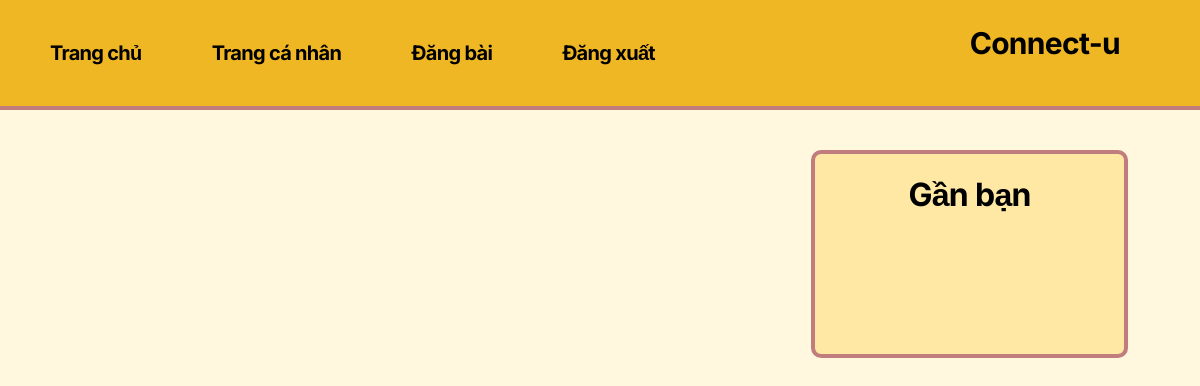
The page / (signed in) on the database as committed earlier.
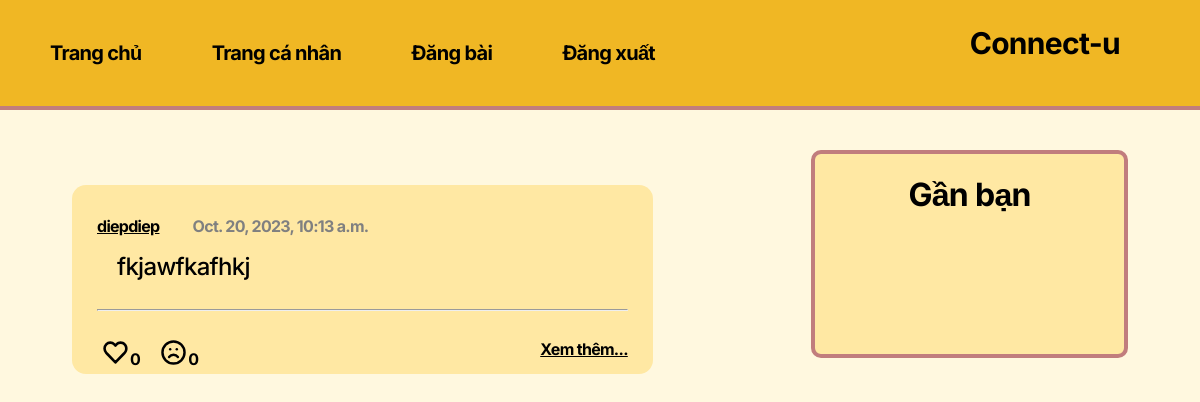
The same page on the database as committed later.
### base/models.py (models this page shows)
class Post(models.Model):
    body = models.TextField()
    img = models.ImageField(null=True, blank=True, upload_to='images/')
    created_on = models.DateTimeField(default=timezone.now)
    author = models.ForeignKey(User, on_delete = models.CASCADE)
    likes = models.ManyToManyField(User, blank = True, related_name = 'likes')
    dislikes = models.ManyToManyField(User, blank = True, related_name = 'dislikes')

### base/views.py (the view)
# urls.py: path('', views.home, name='home'),
@login_required(login_url='login')
def home(request):
    posts = Post.objects.all().order_by('-created_on')
    user = User.objects.all().order_by('?')[:3]
    page = 'not-edit'
    context = {
        'post_list': posts,
        'page': page,
        'user_info': user,
    }
    return render(request, 'base/home.html', context)

### base/templates/base/home.html (shortened to what this page needs)
{% extends 'main.html' %}
{% block content %}
<div class="container">
    <div class="leftColumn">
        <div style="padding-top: 30px">
            {% include 'base/postcard.html'%}
        </div>
    </diV>
    <div class="rightColumn">
        <div class="box_container">
            <h1 style="padding-bottom: 20px;"> Gần bạn </h1>
        </div>
    </div>
</div>
{% endblock content %}

### base/templates/base/postcard.html (shortened to what this page needs)
{% for post in post_list %}
<div class="box">
    <div class="header">
        <p style="flex-wrap: wrap;"> <a href="{% url 'profile' post.author.pk %}">{{post.author.username}}</a> <span style="padding-left: 30px; color: grey;"> {{ post.created_on }} </span> </p>
    </div>
    <div class="content">
        {{post.body}}
    </div>
    <br>
    <hr>
    <div class="commentandbutton">
        <div class="stats">
            <form method="POST" action="{% url 'like' post.pk %}">
                <button class="like_button">
                </button>
                <span>{{ post.likes.all.count }}</span>
            </form>
            <form method="POST" action="{% url 'dislike' post.pk %}" style="margin: 0px 15px;">
                <button class="like_button">
                </button>
                <span>{{ post.dislikes.all.count }}</span>
            </form>
        </div>
        <div class="custom_input">
            <a href="{% url 'post-detail' post.pk %}" style="font-size: 16px"> Xem thêm... </a>
        </div>
    </div>
</div>
{% endfor %}

Rows that differ between the two databases and show on the page:
added Post: author.username "diepdiep", created_on "Oct. 20, 2023, 10:13 a.m.", body "fkjawfkafhkj", likes.all.count "0", dislikes.all.count "0"
